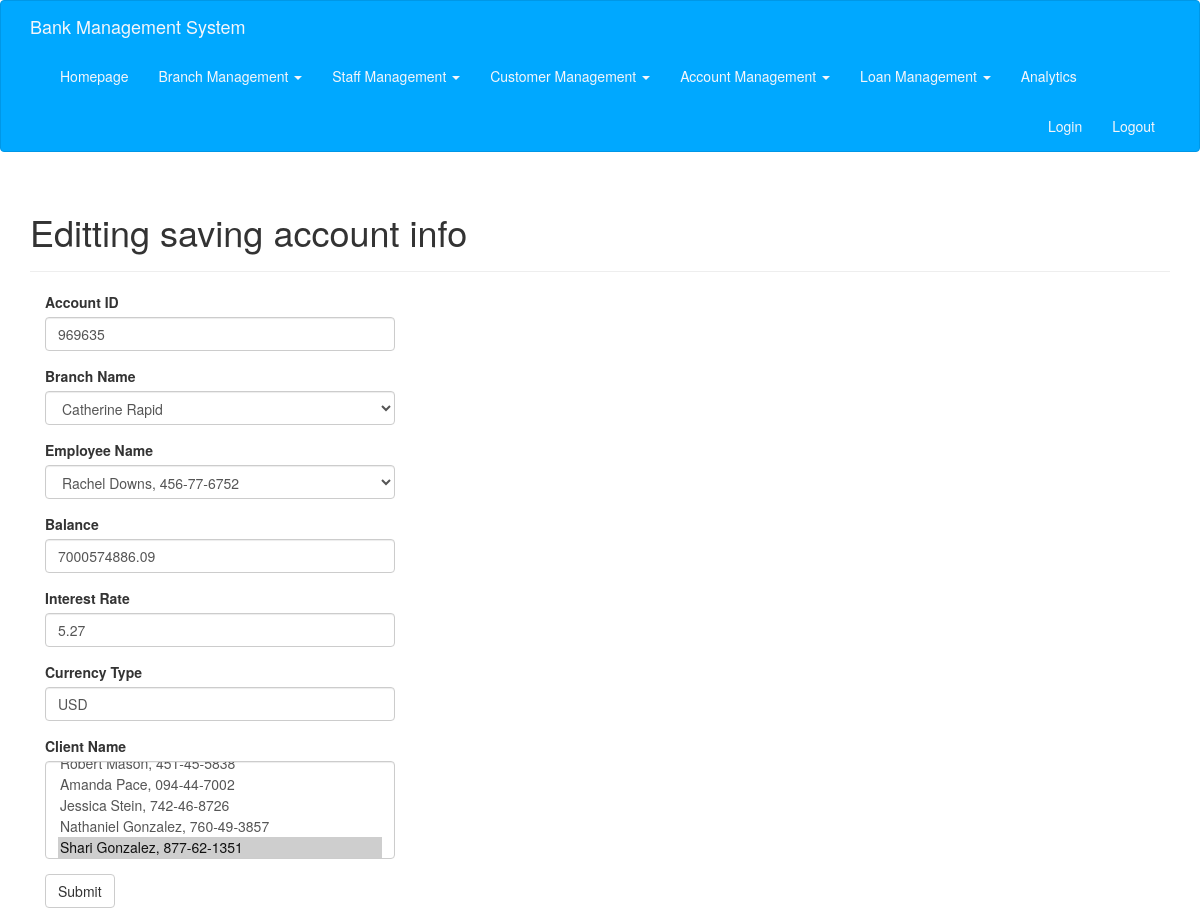
The app's page /saving_account_edit/969635 (signed in), older data.
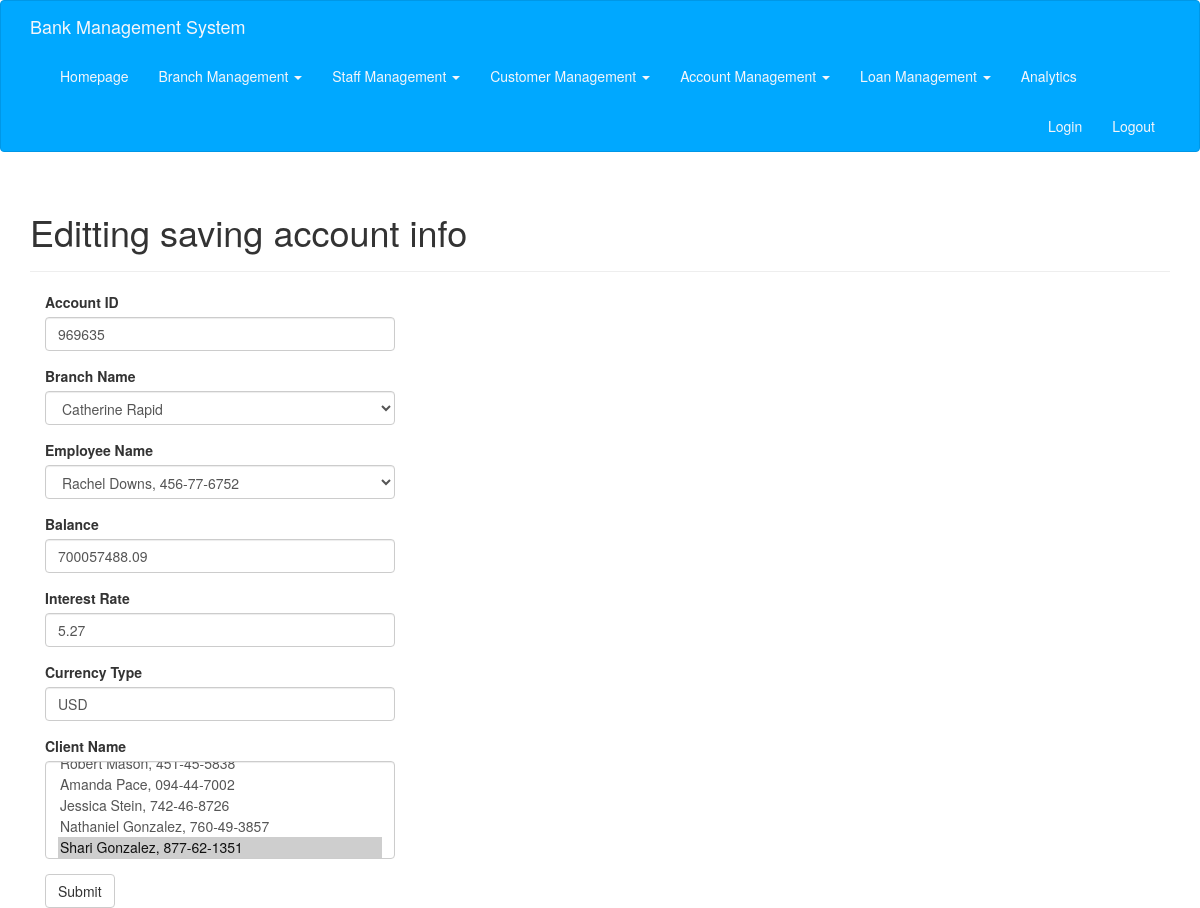
The same page, newer data.
### app/models.py (models this page shows, shortened)
class SavingAccount(db.Model):
    __tablename__ = 'savings'
    id = db.Column(db.String(20), primary_key=True)
    branch_name = db.Column(db.String(100), db.ForeignKey('branches.name'))
    employee_id = db.Column(db.String(20), db.ForeignKey('employees.id'))
    balance = db.Column(db.Float)
    open_date = db.Column(db.DateTime, default=datetime.utcnow)
    interest_rate = db.Column(db.String(10))
    currency_type = db.Column(db.String(5))
    last_access_date = db.Column(db.DateTime, default=datetime.utcnow)
    clients = db.relationship(
        'ClientSaving',
        foreign_keys=[ClientSaving.saving_id],
        backref=db.backref('saving_account', lazy='joined'),
        lazy='dynamic',
        cascade='all, delete-orphan'
    )

### app/main/views.py (the view, shortened to what this page needs)
@main.route('/saving_account_edit/<string:account_id>', methods=['GET', 'POST'])
@login_required
def saving_account_edit(account_id):
    form = SavingAccountEditForm()
    if account_id != 'create':
        saving_account = SavingAccount.query.filter_by(id=account_id).first_or_404()
        clients = [c.client.id for c in saving_account.clients.all()]
        form.id.data = saving_account.id
        form.branch_name.data = saving_account.branch_name
        form.employee_id.data = saving_account.employee_id
        form.balance.data = saving_account.balance
        form.interest_rate.data = saving_account.interest_rate
        form.currency_type.data = saving_account.currency_type
        form.clients.data = clients
    return render_template('saving_account_edit.html', form=form)

### app/main/forms.py
class SavingAccountEditForm(FlaskForm):
    id = StringField("Account ID", validators=[InputRequired()])
    branch_name = SelectField('Branch Name', validators=[InputRequired()])
    employee_id = SelectField('Employee Name', validators=[InputRequired()])
    balance = FloatField("Balance", validators=[InputRequired(), NumberRange(min=0., message="Balance must be greater than 0")])
    interest_rate = StringField("Interest Rate", validators=[InputRequired()])
    currency_type = StringField("Currency Type", validators=[InputRequired()])
    clients = SelectMultipleField("Client Name", validators=[InputRequired()])
    submit = SubmitField("Submit")
    def __init__(self, *args, **kwargs):
        super(SavingAccountEditForm, self).__init__(*args, **kwargs)
        self.branch_name.choices = [(branch.name, branch.name)
                             for branch in Branch.query.all()]
        self.clients.choices = [(client.id, client.name + ', ' + client.id)
                             for client in Client.query.all()]
        self.employee_id.choices = [(employee.id, employee.name + ', ' + employee.id)
                             for employee in Employee.query.all()]

### app/templates/saving_account_edit.html (shortened to what this page needs)
{% extends "base.html" %}
{% import "bootstrap/wtf.html" as wtf %}
{% block page_content %}
<div class="page-header">
    <h1>Editting saving account info</h1>
</div>
<div class="col-md-4">
    {{ wtf.quick_form(form) }}
</div>
{% endblock %}

Row changes from the older to the newer data that the page shows:
changed SavingAccount "Catherine Rapid": balance "7000574886.09" → "700057488.09"
